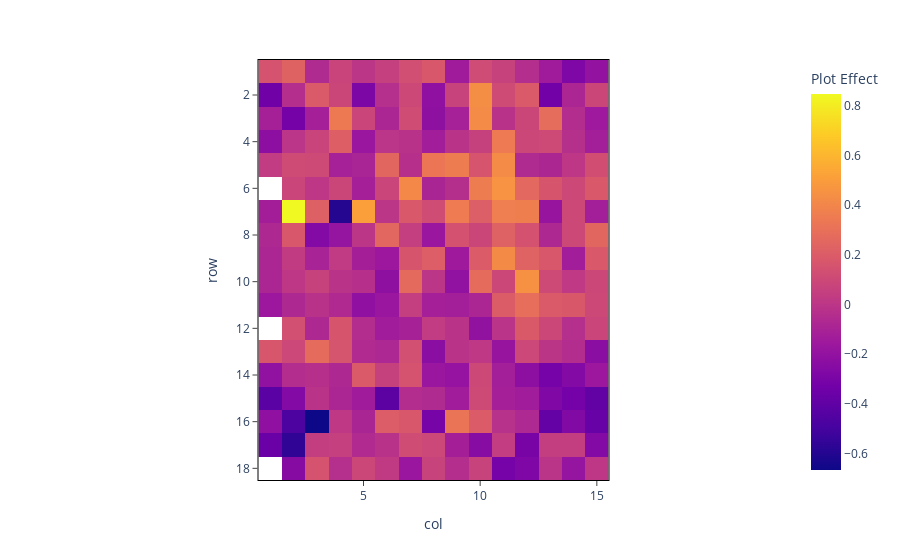

The notebook cell saved with this chart:
### Code cell
fig = px.imshow(plot_effects.pivot(index='row', columns='col', values='plot_effect'), aspect='equal',
                labels={'color': 'Plot Effect'},)

# Add hovertemplate to include entry_name
hovertemplate = 'Row: %{y}<br>Colum: %{x}<br>Plot Effect: %{z:0.3f}<br>Entry Name: %{customdata}'
fig.update_traces(customdata=plot_effects.pivot(index='row', columns='col', values='entry_name').values,
                  hovertemplate=hovertemplate)
fig.show()

### Figure 1 — Plotly figure (JSON) as saved in the notebook; plotly's stock layout.template omitted (floating-point values rounded to 4 significant figures; data arrays with more than 128 entries replaced by an {"elided": "..."} marker saying what was removed)
{"data": [{"coloraxis": "coloraxis", "customdata": {"elided": "18x15 str values"}, "hovertemplate": "Row: %{y}<br>Colum: %{x}<br>Plot Effect: %{z:0.3f}<br>Entry Name: %{customdata}", "name": "0", "type": "heatmap", "x": [1, 2, 3, 4, 5, 6, 7, 8, 9, 10, 11, 12, 13, 14, 15], "xaxis": "x", "y": [1, 2, 3, 4, 5, 6, 7, 8, 9, 10, 11, 12, 13, 14, 15, 16, 17, 18], "yaxis": "y", "z": {"elided": "18x15 float values"}}], "layout": {"coloraxis": {"colorbar": {"title": {"text": "Plot Effect"}}, "colorscale": [[0, "#0d0887"], [0.1111, "#46039f"], [0.2222, "#7201a8"], [0.3333, "#9c179e"], [0.4444, "#bd3786"], [0.5556, "#d8576b"], [0.6667, "#ed7953"], [0.7778, "#fb9f3a"], [0.8889, "#fdca26"], [1, "#f0f921"]]}, "margin": {"t": 60}, "xaxis": {"anchor": "y", "constrain": "domain", "domain": [0, 1], "scaleanchor": "y", "title": {"text": "col"}}, "yaxis": {"anchor": "x", "autorange": "reversed", "constrain": "domain", "domain": [0, 1], "title": {"text": "row"}}}}
